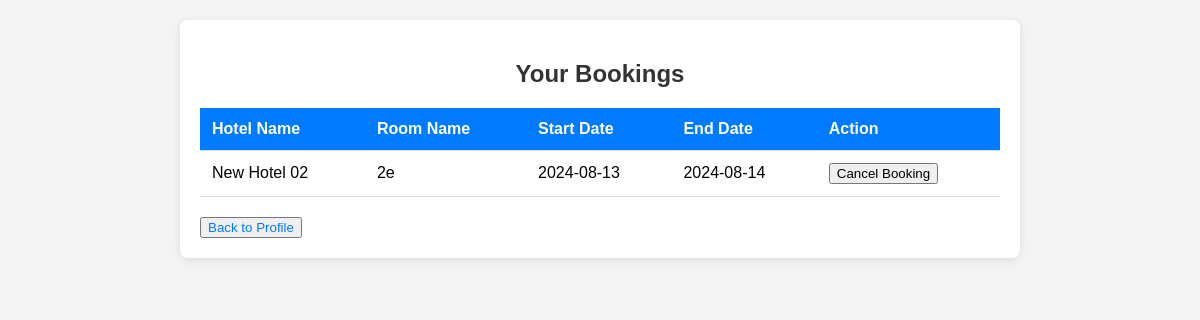
The page /view_booking.php (signed in) on the database its author committed.
### tables this page shows
CREATE TABLE `bookings` (
  `booking_id` int(11) NOT NULL,
  `user_id` int(11) NOT NULL,
  `room_id` int(11) NOT NULL,
  `start_date` date NOT NULL,
  `end_date` date NOT NULL,
  `booking_status` enum('confirmed','pending','cancelled') DEFAULT 'pending'
);

CREATE TABLE `hotels` (
  `hotel_id` int(11) NOT NULL,
  `hotel_name` varchar(100) NOT NULL,
  `total_rooms` int(11) NOT NULL,
  `user_id` int(11) DEFAULT NULL,
  `description` varchar(20) NOT NULL,
  `location` varchar(255) DEFAULT NULL,
  `city_id` int(255) NOT NULL
);

CREATE TABLE `rooms` (
  `room_id` int(11) NOT NULL,
  `hotel_id` int(11) DEFAULT NULL,
  `room_name` varchar(255) NOT NULL,
  `room_number` int(255) NOT NULL,
  `price_per_night` decimal(10,2) NOT NULL,
  `max_adults` int(11) NOT NULL,
  `max_children` int(11) NOT NULL,
  `availability` varchar(255) NOT NULL,
  `hotel_name` varchar(255) DEFAULT NULL,
  `facilities` varchar(255) NOT NULL
);

### view_booking.php (the view, shortened to what this page needs)
<?php
include('config.php');
$user_id = $_SESSION['user_id'];
$stmt = $conn->prepare("SELECT bookings.booking_id, bookings.start_date, bookings.end_date, rooms.room_name, hotels.hotel_name
                        FROM bookings
                        JOIN rooms ON bookings.room_id = rooms.room_id
                        JOIN hotels ON rooms.hotel_id = hotels.hotel_id
                        WHERE bookings.user_id = ?");
$stmt->bind_param("i", $user_id);
$stmt->execute();
$bookings_result = $stmt->get_result();
?>
<!DOCTYPE html>
<html lang="en">
<head>
    <link rel="stylesheet" href="view-booking.css">
</head>
<body>
    <div class="profile-container">
        <h2>Your Bookings</h2>
        <?php if ($bookings_result->num_rows > 0): ?>
            <table>
                <tr>
                    <th>Hotel Name</th>
                    <th>Room Name</th>
                    <th>Start Date</th>
                    <th>End Date</th>
                    <th>Action</th>
                </tr>
                <?php while($booking = $bookings_result->fetch_assoc()): ?>
                <tr>
                    <td><?php echo htmlspecialchars($booking['hotel_name']); ?></td>
                    <td><?php echo htmlspecialchars($booking['room_name']); ?></td>
                    <td><?php echo htmlspecialchars($booking['start_date']); ?></td>
                    <td><?php echo htmlspecialchars($booking['end_date']); ?></td>
                    <td>
                        <form method="POST" action="">
                            <button type="submit" name="cancel_booking" onclick="return confirm('Are you sure you want to cancel this booking?');">Cancel Booking</button>
                        </form>
                    </td>
                </tr>
                <?php endwhile; ?>
            </table>
        <?php else: ?>
            <p>You have no bookings.</p>
        <?php endif; ?>
        <button onclick="location.href='profile.php'" class="back-link">Back to Profile</button>
    </div>
</body>
</html>

### view-booking.css (style rules this page uses)
body { font-family: Arial, sans-serif; background-color: #f4f4f4; margin: 0; padding: 0; }
.profile-container { max-width: 800px; margin: 20px auto; padding: 20px; background-color: #fff; border-radius: 8px; box-shadow: 0 2px 10px rgba(0, 0, 0, 0.1); }
.profile-container h2 { text-align: center; color: #333; margin-bottom: 20px; }
table { width: 100%; border-collapse: collapse; margin-top: 20px; }
th, td { padding: 12px; text-align: left; border-bottom: 1px solid #ddd; }
th { background-color: #007BFF; color: white; }
.back-link { text-decoration: none; display: block; margin-top: 20px; text-align: center; color: #007BFF; }

### rows shown on the page
bookings: hotels.hotel_name "New Hotel 02", room.room_name "2e", start_date "2024-08-13", end_date "2024-08-14"
